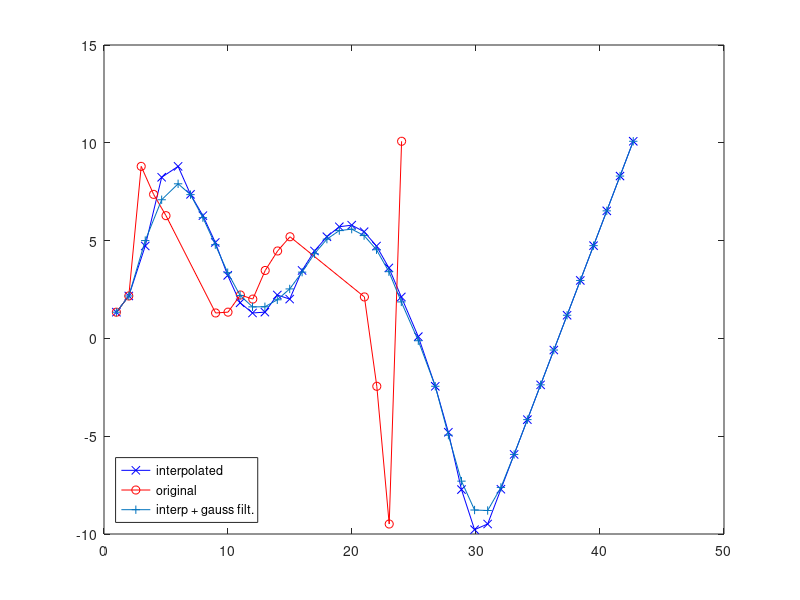

Source code (MATLAB):
clear all;

% xOrig = [1,1.5,3,7,8,9,10,11,12,19,20,21,22,23,24,27,28,29,30,31,32,33,34,35,36,37];
% yOrig = [1,1.5,3,3,2,1,0,-1,-2,3,4,4.5, 5, 5, 5, 2, 2, 2, 2, 2.5, 4, 1, 3, 2, 3, 3];

%xOrig = [0.5,1,2,3,4,8,9,10,11];
%yOrig = [0.5,1,3,5,7,33,30,27,24];

%xOrig = [1,4,5,6,7,9,10,11,12,14];
%yOrig = [1,2,3,4,5,6,7,8,9,10];

%xOrig = [1,2,3,4,5,11,12,13,14,15];
%yOrig = [1,1,1,1,1,3,3,3,3,3];

xOrig = [1,2,3,4,5,9,10,11,12,13,14,15,21,22,23,24];
yOrig = [1,2,8,7,6,1,1,2,2,3,4,5,2,-3,-10,10];

%add noise to data
for i = 1:size(xOrig,2)
    yOrig(i) = yOrig(i) + rand()*0.8;
end

x = xOrig;
y = yOrig;

fprintf('size of xOrig=%d \n', size(xOrig,2));
fprintf('size of yOrig=%d \n' , size(yOrig,2));

%find shortest period
shortestPeriod = 9999;
for i = 1:(size(x,2)-1)
    diff = x(i+1)-x(i);
    if diff < shortestPeriod
        shortestPeriod = diff;
    end
end

%New trajectory
xn = [];
yn = [];

xn = [xn, x(1)];

speedLimit = 2;
timeCompensation = 0;
stretchFactor = 1.2;

%find the sections that exceed the joint speed limit
for i = 1:(size(x,2)-1)
    diff = x(i+1)-x(i);
    vel = abs( (y(i+1)-y(i)) / diff );
    
    if vel >= speedLimit
        fprintf('speed exceeded at i=%d, speed=%f\n', i, vel)
        newDiff = (vel/speedLimit)*diff*stretchFactor;
        timeCompensation = timeCompensation + (newDiff - diff);
        fprintf('timeCompensation=%f\n', timeCompensation)
    end
    
    xn = [xn, x(i+1) + timeCompensation];    
end

x = xn;
xn = [];

%start the interpolation
disp('starting interpolation search ')

%start looking for larger gaps first and then reduce the gap threshold per
%eac cycle
for k = linspace(5,2,3)
    for i = 1:(size(x,2)-1)
        %fprintf('  i=%d \n', i)
        diff = x(i+1)-x(i);
        %fprintf('  diff=%f \n', diff)
        
        % 
        if diff > k*shortestPeriod
            %disp('    found a gap larger than shortestPeriod')
            %Get the velocities
            vel1 = 0;
            vel2 = 0;

            %If first or last period, then have same velocities
            if (i == 1) | (i == (size(x,2)-1))
                disp('    first/last period');
                vel1 = (y(i+1)-y(i)) / diff;
                vel2 = vel1;       
            else
                disp('    intermeidate period');
                vel1 = (y(i)-y(i-1)) / (x(i)-x(i-1));
                vel2 = (y(i+2)-y(i+1)) / (x(i+2)-x(i+1));
            end

            fprintf('    vel1=%f \n', vel1);
            fprintf('    vel2=%f \n\n', vel2);

            %initialize the variables
            acceleration = (vel2 - vel1) / diff;
            stepsFloat = diff / shortestPeriod;
            stepsInt = floor(stepsFloat);
            dt = diff / stepsInt;

            %first, add the starting point
            xn = [xn, x(i)];
            yn = [yn, y(i)];

            %start filling the area in between
            for j = 1:(stepsInt - 1)
                %fprintf('      j=%d \n', j)
                new_x = x(i) + dt*j;
                traj1 = y(i) + vel1*dt*j + (acceleration/2)*((dt*j)^2);
                traj2 = y(i+1) - vel2*dt*(stepsInt - j) + (acceleration/2)*((dt*(stepsInt - j))^2);

                %blend = (dt*j/diff)^1;
                blend = (1 + cos(pi*dt*j/diff))/2;
                new_y = blend*traj1 + (1 - blend)*traj2;
                %new_y = traj2;
                
                %fprintf('      new_x=%f \n', new_x);
                %fprintf('      new_y=%f \n', new_y);

                xn = [xn, new_x];
                yn = [yn, new_y];
            end

        else
            xn = [xn, x(i)];
            yn = [yn, y(i)];
        end
    end
    
    xn = [xn, x(end)];
    yn = [yn, y(end)];
    
    x = xn;
    y = yn;
    
    xn = [];
    yn = [];
end

% Gaussian filtering
gaussFilter = [0.06136,	0.24477, 0.38774, 0.24477, 0.06136];
kernelcheck = sum(gaussFilter)
startIndex = floor(size(gaussFilter,2)/2) + 1

xg = x;
yg = [y(1), y(2)];

for i = 3:(size(x,2)-2)
    fprintf('i=%d \n', i);
    filtered = 0;
    for j = 1:size(gaussFilter,2)
        filtered = filtered + gaussFilter(j)*y(i - startIndex + j);
    end
    yg = [yg, filtered];
end

yg = [yg, y(size(x,2) - 1), y(size(x,2))];

fprintf('size of xOrig=%d \n', size(xOrig,2));
fprintf('size of yOrig=%d \n' , size(yOrig,2));

fprintf('size of x=%d \n', size(x,2));
fprintf('size of y=%d \n' , size(y,2));

fprintf('size of xg=%d \n', size(xg,2));
fprintf('size of yg=%d \n' , size(yg,2));

plot(x, y, '-xb')
hold on;
plot(xOrig, yOrig, '-or')
hold on;
plot(xg, yg, '-+')

legend('interpolated','original','interp + gauss filt.','Location','southwest')

 
    
    
